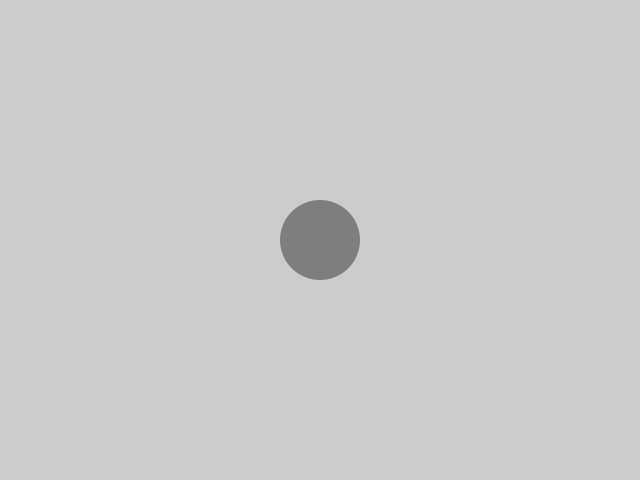
Frame 1 (no input)
Frame 60 (the mouse pressed at the canvas centre just before this capture): identical to frame 1, image omitted
Frame 120 (the mouse held since frame 60 and released just before this capture): identical to frame 1, image omitted

The Processing sketch that drew this single still picture (run headless with seeded random() and noise(); from frame 60 on, the mouse is pressed at the canvas centre):

// Processing sketch: Ex_01
// ── Ex_01.pde
int x = 320;  // Hero x-coordinate
int y = 240;  // Hero y-coordinate
int r = 40;  // Hero radius
float speed = 2.0;  // Hero speed

void setup() {
  size(640, 480);
  ellipseMode(RADIUS);
  noCursor();
}

void draw() {
  background(204);
  
  // Draw hero
  noStroke();
  fill(126);
  ellipse(x, y, r, r);
  
  // Move hero with arrow keys
  if ((keyPressed == true) && (key == CODED)) {
    if (keyCode == UP) { 
      y -= speed;
    } else if (keyCode == DOWN) { 
      y += speed;
    } else if (keyCode == LEFT) { 
      x -= speed;
    } else if (keyCode == RIGHT) {
      x += speed;
    }
  }
}
